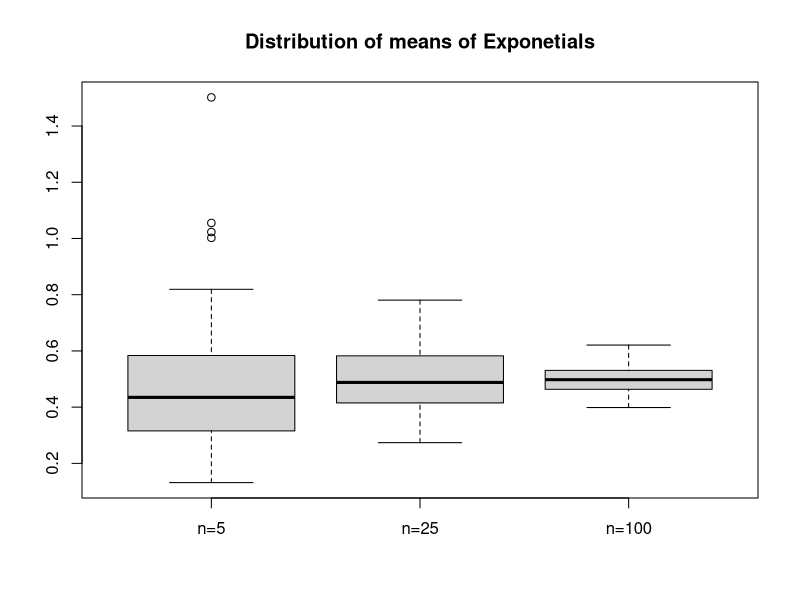

Write R code to recreate this figure.
lambda <- 2
numsim <- 100
mean5 <- rep(0,numsim)
mean25 <- mean5; mean100 <-mean5
for (i in 1:numsim){
  mean5[i]<-mean(rexp(5,lambda))
  mean25[i]<-mean(rexp(25,lambda))
  mean100[i]<-mean(rexp(100,lambda))
}
boxplot(mean5, mean25, mean100, names=c("n=5","n=25","n=100"))
title("Distribution of means of Exponetials")
